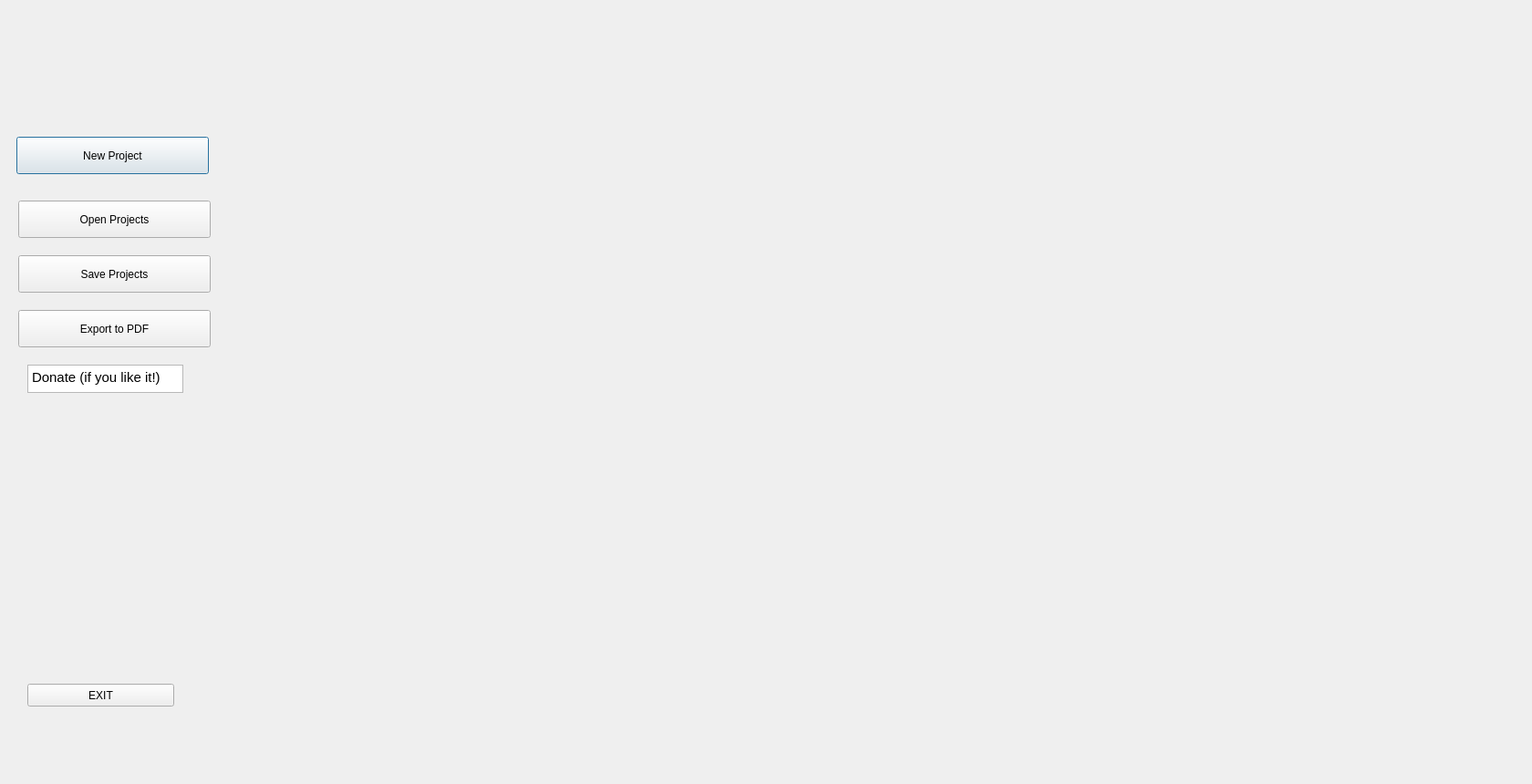
<?xml version="1.0" encoding="UTF-8"?>
<ui version="4.0">
 <class>Dialog</class>
 <widget class="QDialog" name="Dialog">
  <property name="geometry">
   <rect>
    <x>0</x>
    <y>0</y>
    <width>1680</width>
    <height>860</height>
   </rect>
  </property>
  <property name="windowTitle">
   <string>Dialog</string>
  </property>
  <widget class="QPushButton" name="pushButton">
   <property name="geometry">
    <rect>
     <x>18</x>
     <y>150</y>
     <width>211</width>
     <height>41</height>
    </rect>
   </property>
   <property name="text">
    <string>New Project</string>
   </property>
  </widget>
  <widget class="QPushButton" name="pushButton_2">
   <property name="geometry">
    <rect>
     <x>20</x>
     <y>220</y>
     <width>211</width>
     <height>41</height>
    </rect>
   </property>
   <property name="text">
    <string>Open Projects</string>
   </property>
  </widget>
  <widget class="QPushButton" name="pushButton_3">
   <property name="geometry">
    <rect>
     <x>20</x>
     <y>280</y>
     <width>211</width>
     <height>41</height>
    </rect>
   </property>
   <property name="text">
    <string>Save Projects</string>
   </property>
  </widget>
  <widget class="QPushButton" name="pushButton_4">
   <property name="geometry">
    <rect>
     <x>20</x>
     <y>340</y>
     <width>211</width>
     <height>41</height>
    </rect>
   </property>
   <property name="text">
    <string>Export to PDF</string>
   </property>
  </widget>
  <widget class="QTextBrowser" name="textBrowser">
   <property name="geometry">
    <rect>
     <x>30</x>
     <y>400</y>
     <width>171</width>
     <height>31</height>
    </rect>
   </property>
   <property name="html">
    <string>&lt;!DOCTYPE HTML PUBLIC &quot;-//W3C//DTD HTML 4.0//EN&quot; &quot;http://www.w3.org/TR/REC-html40/strict.dtd&quot;&gt;
&lt;html&gt;&lt;head&gt;&lt;meta name=&quot;qrichtext&quot; content=&quot;1&quot; /&gt;&lt;style type=&quot;text/css&quot;&gt;
p, li { white-space: pre-wrap; }
&lt;/style&gt;&lt;/head&gt;&lt;body style=&quot; font-family:'Ubuntu'; font-size:11pt; font-weight:400; font-style:normal;&quot;&gt;
&lt;p style=&quot; margin-top:0px; margin-bottom:0px; margin-left:0px; margin-right:0px; -qt-block-indent:0; text-indent:0px;&quot;&gt;Donate (if you like it!)&lt;/p&gt;&lt;/body&gt;&lt;/html&gt;</string>
   </property>
  </widget>
  <widget class="QLabel" name="label_3">
   <property name="geometry">
    <rect>
     <x>26</x>
     <y>449</y>
     <width>261</width>
     <height>261</height>
    </rect>
   </property>
   <property name="text">
    <string/>
   </property>
  </widget>
  <widget class="QPushButton" name="pushButton_5">
   <property name="geometry">
    <rect>
     <x>30</x>
     <y>750</y>
     <width>161</width>
     <height>25</height>
    </rect>
   </property>
   <property name="text">
    <string>EXIT</string>
   </property>
  </widget>
 </widget>
 <resources/>
 <connections/>
</ui>
